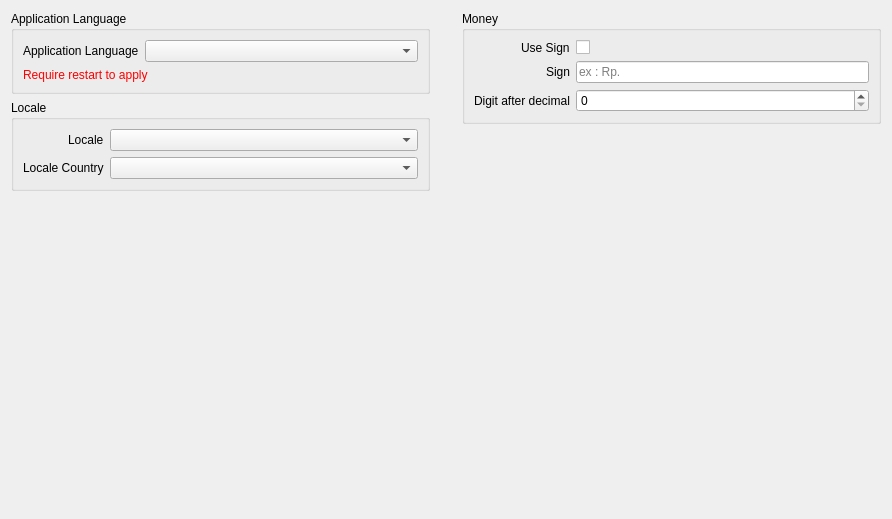
         <widget class="QWidget" name="scrollAreaWidgetContents">
          <property name="geometry">
           <rect>
            <x>0</x>
            <y>0</y>
            <width>892</width>
            <height>519</height>
           </rect>
          </property>
          <layout class="QVBoxLayout" name="verticalLayout_3">
           <item>
            <layout class="QHBoxLayout" name="horizontalLayout_4" stretch="1,0,1">
             <property name="spacing">
              <number>6</number>
             </property>
             <property name="rightMargin">
              <number>0</number>
             </property>
             <property name="bottomMargin">
              <number>0</number>
             </property>
             <item>
              <layout class="QVBoxLayout" name="verticalLayout_18">
               <property name="bottomMargin">
                <number>20</number>
               </property>
               <item>
                <widget class="QGroupBox" name="groupBox">
                 <property name="title">
                  <string>Application Language</string>
                 </property>
                 <layout class="QVBoxLayout" name="verticalLayout_4">
                  <item>
                   <layout class="QFormLayout" name="formLayout">
                    <item row="0" column="0">
                     <widget class="QLabel" name="label_3">
                      <property name="text">
                       <string>Application Language</string>
                      </property>
                     </widget>
                    </item>
                    <item row="0" column="1">
                     <widget class="QComboBox" name="comboApplicationLanguage"/>
                    </item>
                   </layout>
                  </item>
                  <item>
                   <widget class="QLabel" name="label_4">
                    <property name="styleSheet">
                     <string notr="true">font-size: 12px; color: red;</string>
                    </property>
                    <property name="text">
                     <string>Require restart to apply</string>
                    </property>
                   </widget>
                  </item>
                 </layout>
                </widget>
               </item>
               <item>
                <widget class="QGroupBox" name="groupBox_2">
                 <property name="title">
                  <string>Locale</string>
                 </property>
                 <layout class="QVBoxLayout" name="verticalLayout_5">
                  <item>
                   <layout class="QFormLayout" name="formLayout_2">
                    <property name="labelAlignment">
                     <set>Qt::AlignRight|Qt::AlignTrailing|Qt::AlignVCenter</set>
                    </property>
                    <property name="topMargin">
                     <number>0</number>
                    </property>
                    <item row="0" column="0">
                     <widget class="QLabel" name="label_5">
                      <property name="text">
                       <string>Locale</string>
                      </property>
                     </widget>
                    </item>
                    <item row="1" column="0">
                     <widget class="QLabel" name="label_6">
                      <property name="text">
                       <string>Locale Country</string>
                      </property>
                     </widget>
                    </item>
                    <item row="0" column="1">
                     <widget class="QComboBox" name="comboLocale"/>
                    </item>
                    <item row="1" column="1">
                     <widget class="QComboBox" name="comboLocaleCounty"/>
                    </item>
                   </layout>
                  </item>
                 </layout>
                </widget>
               </item>
               <item>
                <spacer name="verticalSpacer_8">
                 <property name="orientation">
                  <enum>Qt::Vertical</enum>
                 </property>
                 <property name="sizeHint" stdset="0">
                  <size>
                   <width>20</width>
                   <height>40</height>
                  </size>
                 </property>
                </spacer>
               </item>
              </layout>
             </item>
             <item>
              <widget class="QWidget" name="widget_2" native="true">
               <property name="minimumSize">
                <size>
                 <width>20</width>
                 <height>0</height>
                </size>
               </property>
              </widget>
             </item>
             <item>
              <layout class="QVBoxLayout" name="verticalLayout_19">
               <property name="bottomMargin">
                <number>0</number>
               </property>
               <item>
                <widget class="QGroupBox" name="groupBox_3">
                 <property name="title">
                  <string>Money</string>
                 </property>
                 <layout class="QVBoxLayout" name="verticalLayout_6">
                  <item>
                   <layout class="QFormLayout" name="formLayout_3">
                    <property name="labelAlignment">
                     <set>Qt::AlignRight|Qt::AlignTrailing|Qt::AlignVCenter</set>
                    </property>
                    <property name="topMargin">
                     <number>0</number>
                    </property>
                    <item row="2" column="0">
                     <widget class="QLabel" name="label_7">
                      <property name="text">
                       <string>Digit after decimal</string>
                      </property>
                     </widget>
                    </item>
                    <item row="2" column="1">
                     <widget class="QSpinBox" name="spinMoneyDecimal">
                      <property name="maximum">
                       <number>6</number>
                      </property>
                     </widget>
                    </item>
                    <item row="0" column="0">
                     <widget class="QLabel" name="label_8">
                      <property name="text">
                       <string>Use Sign</string>
                      </property>
                     </widget>
                    </item>
                    <item row="0" column="1">
                     <widget class="QCheckBox" name="checkSign">
                      <property name="text">
                       <string/>
                      </property>
                     </widget>
                    </item>
                    <item row="1" column="0">
                     <widget class="QLabel" name="label_9">
                      <property name="text">
                       <string>Sign</string>
                      </property>
                     </widget>
                    </item>
                    <item row="1" column="1">
                     <widget class="QLineEdit" name="lineSign">
                      <property name="placeholderText">
                       <string>ex : Rp.</string>
                      </property>
                     </widget>
                    </item>
                   </layout>
                  </item>
                 </layout>
                </widget>
               </item>
               <item>
                <spacer name="verticalSpacer_6">
                 <property name="orientation">
                  <enum>Qt::Vertical</enum>
                 </property>
                 <property name="sizeHint" stdset="0">
                  <size>
                   <width>20</width>
                   <height>40</height>
                  </size>
                 </property>
                </spacer>
               </item>
              </layout>
             </item>
            </layout>
           </item>
          </layout>
         </widget>
